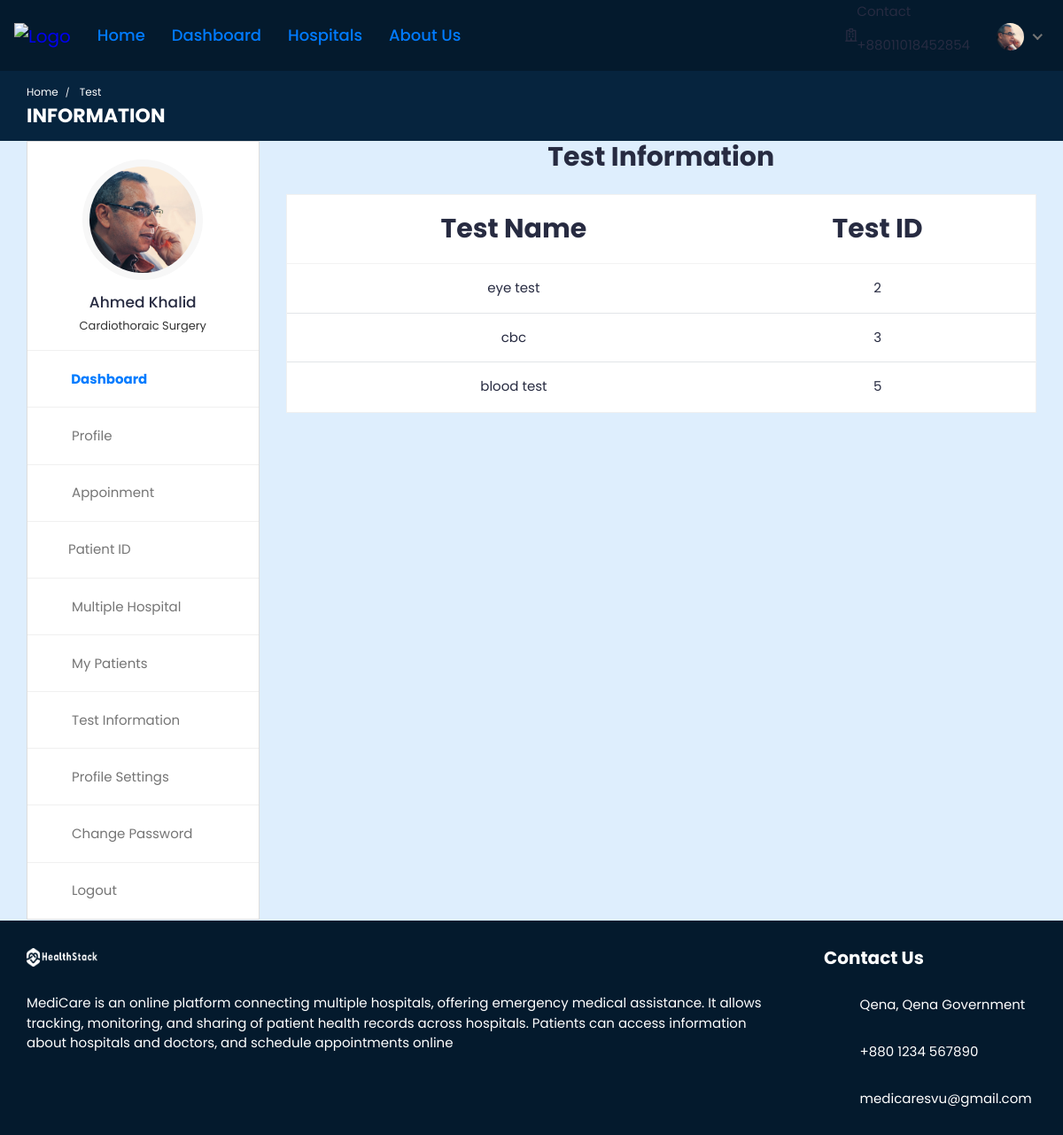
/doctor/doctor-test-list/ (signed in), run on the app's committed database.
### doctor/models.py (models this page shows, shortened)
class Doctor_Information(models.Model):
    DOCTOR_TYPE = (
        ('Cardiologists', 'Cardiologists'),
        ('Neurologists', 'Neurologists'),
        ('Pediatricians', 'Pediatricians'),
        ('Physiatrists', 'Physiatrists'),
        ('Dermatologists', 'Dermatologists'),
    )
    doctor_id = models.AutoField(primary_key=True)
    user = models.OneToOneField(User, on_delete=models.CASCADE, null=True, blank=True, related_name='profile')
    name = models.CharField(max_length=200, null=True, blank=True)
    username = models.CharField(max_length=200, null=True, blank=True)
    gender = models.CharField(max_length=200, null=True, blank=True)
    description = models.TextField(max_length=1000, null=True, blank=True)
    department = models.CharField(max_length=200, choices=DOCTOR_TYPE, null=True, blank=True)
    department_name = models.ForeignKey(hospital_department, on_delete=models.SET_NULL, null=True, blank=True)
    specialization = models.ForeignKey(specialization, on_delete=models.SET_NULL, null=True, blank=True)
    featured_image = models.ImageField(upload_to='doctors/', default='doctors/user-default.png', null=True, blank=True)
    certificate_image = models.ImageField(upload_to='doctors_certificate/', default='doctors_certificate/default.png', null=True, blank=True)
    email = models.EmailField(max_length=200, null=True, blank=True)
    phone_number = models.CharField(max_length=200, null=True, blank=True)
    nid = models.CharField(max_length=200, null=True, blank=True)
    visiting_hour = models.CharField(max_length=200, null=True, blank=True)
    consultation_fee = models.IntegerField(null=True, blank=True)
    report_fee = models.IntegerField(null=True, blank=True)
    dob = models.CharField(max_length=200, null=True, blank=True)
    institute = models.CharField(max_length=200, null=True, blank=True)
    degree = models.CharField(max_length=200, null=True, blank=True)
    completion_year = models.CharField(max_length=200, null=True, blank=True)
    work_place = models.CharField(max_length=200, null=True, blank=True)
    designation = models.CharField(max_length=200, null=True, blank=True)
    start_year = models.CharField(max_length=200, null=True, blank=True)
    end_year = models.CharField(max_length=200, null=True, blank=True)
    register_status =  models.CharField(default='Pending',max_length=200, null=True, blank=True)
    hospital_name = models.ForeignKey(Hospital_Information, on_delete=models.SET_NULL, null=True, blank=True)

### hospital_admin/models.py (models this page shows, shortened)
class specialization(models.Model):
    specialization_id = models.AutoField(primary_key=True)
    specialization_name = models.CharField(max_length=200, null=True, blank=True)
    hospital = models.ForeignKey(Hospital_Information, on_delete=models.CASCADE, null=True, blank=True)

class Test_Information(models.Model):
    test_id = models.AutoField(primary_key=True)
    test_name = models.CharField(max_length=200, null=True, blank=True)
    test_price = models.CharField(max_length=200, null=True, blank=True)

### doctor/views.py (the view)
# urls.py: path('doctor-test-list/', views.doctor_test_list, name='doctor-test-list'),
@csrf_exempt
@login_required(login_url="login")
def doctor_test_list(request):
    if request.user.is_authenticated and request.user.is_doctor:
        doctor = Doctor_Information.objects.get(user=request.user)
        tests = Test_Information.objects.all
        context = {'doctor': doctor, 'tests': tests}
        return render(request, 'doctor-test-list.html', context)
    elif request.user.is_authenticated and request.user.is_patient:
        patient = Patient.objects.get(user=request.user)
        tests = Test_Information.objects.all
        context = {'patient': patient, 'tests': tests}
        return render(request, 'doctor-test-list.html', context)
    else:
        logout(request)
        messages.info(request, 'Not Authorized')
        return render(request, 'doctor-login.html')

### templates/doctor-test-list.html (shortened to what this page needs)
{% load static %}
<!DOCTYPE html>
<html lang="en">
  <head>
    <link
      rel="stylesheet"
      href="{% static 'HealthStack-System/css/Normal/bootstrap.min.css' %}"
    />
    <link
      rel="stylesheet"
      href="{% static 'HealthStack-System/plugins/Normal/fontawesome/css/fontawesome.min.css' %}"
    />
    <link
      rel="stylesheet"
      href="{% static 'HealthStack-System/plugins/Normal/fontawesome/css/all.min.css' %}"
    />
    <link
      rel="stylesheet"
      href="{% static 'HealthStack-System/css/Normal/style.css' %}"
    />
  </head>
  <body>
  {% if user.is_authenticated %}
    <div class="main-wrapper">
      <header class="header">
				{% if user.is_authenticated and user.is_doctor %}
				{% include 'doctor-navbar.html' %}
				{% endif %}
      </header>
      <div class="breadcrumb-bar">
        <div class="container-fluid">
          <div class="row align-items-center">
            <div class="col-md-12 col-12">
              <nav aria-label="breadcrumb" class="page-breadcrumb">
                <ol class="breadcrumb">
									{% if user.is_authenticated and user.is_doctor %}
									<li class="breadcrumb-item"><a href="{% url 'doctor:doctor-dashboard' %}">Home</a></li>
									{% endif %}
                  <li class="breadcrumb-item active" aria-current="page">
                    Test
                  </li>
                </ol>
              </nav>
              <h2 class="breadcrumb-title">INFORMATION</h2>
            </div>
          </div>
        </div>
      </div>
      <div class="content">
        <div class="container-fluid">
          <div class="row">
            <div class="col-md-5 col-lg-4 col-xl-3 theiaStickySidebar">
              <div>
								{% if user.is_authenticated and user.is_doctor %}
								{% include 'doctor-sidebar.html' %}
								{% endif %}
              </div>
            </div>
            <div class="col-md-7 col-lg-8 col-xl-9">
              <div class="row">
                <div class="col-md-12">
                  <h2 class="mb-4 text-center"><b>Test Information</b></h2>
                  <div class="appointment-tab">
                      <div class="tab-pane" id="today-appointments">
                        <div class="card card-table mb-0">
                          <div class="card-body">
                            <div class="table-responsive">
                              <table
                                class="table table-hover table-center mb-0 text-center"
                              >
                                <thead style="font-size: 30px;">
                                  <tr>
                                    <th>Test Name</th>
                                    <th>Test ID</th>
                                  </tr>
                                </thead>
                                <tbody>
                                  {% for t in tests %}
                                  <tr>
                                    <td> {{t.test_name}}</td>
                                    <td>{{t.test_id}}</td>
                                  </tr>
                                  {% endfor %}
                                </tbody>
                              </table>
                            </div>
                          </div>
                        </div>
                      </div>
                    </div>
                  </div>
                </div>
              </div>
            </div>
          </div>
        </div>
      </div>
      {% include 'footer.html' %}
  {% else %}
  <p> You are not logged in </p>
  {% endif %}
  </body>
</html>

### templates/doctor-navbar.html (shortened to what this page needs)
{% load static %}
<nav class="navbar navbar-expand-lg header-nav">
  <div class="navbar-header">
    <a href="{% url 'hospital_home'%}" class="navbar-brand logo">
      <img
        src="{% static 'HealthStack-System/images/Normal/logo.jpg' %}"
        class="img-fluid"
        alt="Logo"
      />
    </a>
  </div>
  <div class="main-menu-wrapper">
    <ul class="main-nav">
      <li>
        <a href="{% url 'hospital_home'%}">Home</a>
      </li>
      <li>
        <a href="{% url 'doctor:doctor-dashboard'%}">Dashboard</a>
      </li>
      <li><a href="{% url 'multiple-hospital' %}" style="text-decoration: none;">Hospitals</a></li>
      <li>
        <a href="{% url 'about-us'%}">About Us</a>
      </li>
    </ul>
  </div>
  <ul class="nav header-navbar-rht">
    <li class="nav-item contact-item">
      <div class="header-contact-img">
        <i class="far fa-hospital"></i>
      </div>
      <div class="header-contact-detail">
        <p class="contact-header">Contact</p>
        <p class="contact-info-header">+88{{doctor.phone_number}}</p>
      </div>
    </li>
    <li class="nav-item dropdown has-arrow logged-item">
      <a href="#" class="dropdown-toggle nav-link" data-toggle="dropdown">
        <span class="user-img">
          <img
            class="rounded-circle"
            src="{{ doctor.featured_image.url }}"
            width="31"
            alt="Darren Elder"
          />
        </span>
      </a>
    </li>
  </ul>
</nav>

### templates/doctor-sidebar.html
{% load static %}
<div class="profile-sidebar">
  <div class="widget-profile pro-widget-content">
    <div class="profile-info-widget">
      <a href="#" class="booking-doc-img">
        <img
          src="{{ doctor.featured_image.url }}"
          alt="User Image"
        />
      </a>
      <div class="profile-det-info">
        <h3>{{ doctor.name }}</h3>
        <div class="patient-details">
          <h5 class="mb-0">{{doctor.specialization.specialization_name}}</h5>
        </div>
      </div>
    </div>
  </div>
  <div class="dashboard-widget">
    <nav class="dashboard-menu sidebar">
      <ul>
        <li class="active">
          <a href="{% url 'doctor:doctor-dashboard' %}">
            <i class="fas fa-columns"></i>
            <span>Dashboard</span>
          </a>
        </li>
        <li>
        <a href="{% url 'doctor:doctor-profile' pk=request.user.pk %}">
          <i class="fas fa-user"></i>
          <span>Profile</span>
        </a>
      </li>
        <li>
          <a href="{% url 'doctor:appointments'%}">
            <i class="fas fa-user-circle"></i>
            <span>Appoinment</span>
          </a>
        </li>
        <li class="nav-item has-submenu">
            <a href="{% url 'doctor:patient-id' %}" class="nav-link"><i class="fas fa-search"></i><span>Patient ID</span></a>
        </li>
        <li>
          <a href="{% url 'multiple-hospital' %}">
            <i class="fas fa-hospital"></i>
            <span>Multiple Hospital</span>
          </a>
      </li>
        <li>
          <a href="{% url 'doctor:my-patients' %}">
            <i class="fas fa-user-injured"></i>
            <span>My Patients</span>
          </a>
        </li>
        <li>
          <a href="{% url 'doctor:doctor-test-list'%}" target="_blank">
            <i class="fas fa-hourglass-start"></i>
            <span>Test Information</span>
          </a>
        </li>
        <li>
          <a
            href="{% url 'doctor:doctor-profile-settings' %}"
          >
            <i class="fas fa-user-cog"></i>
            <span>Profile Settings</span>
          </a>
        </li>
        <li>
          <a href="{% url 'doctor:doctor-change-password' pk=user.id%}">
            <i class="fas fa-lock"></i>
            <span>Change Password</span>
          </a>
        </li>
        <li>
          <a href="{% url 'doctor:doctor-logout'%}">
            <i class="fas fa-sign-out-alt"></i>
            <span>Logout</span>
          </a>
        </li>
      </ul>
    </nav>
  </div>
</div>

### data on the page
Doctor_Information: phone_number "011018452854", featured_image (picture), name "Ahmed Khalid", specialization.specialization_name "Cardiothoraic Surgery"
Test_Information: test_name "eye test", test_id "2"
Test_Information: test_name "cbc", test_id "3"
Test_Information: test_name "blood test", test_id "5"
